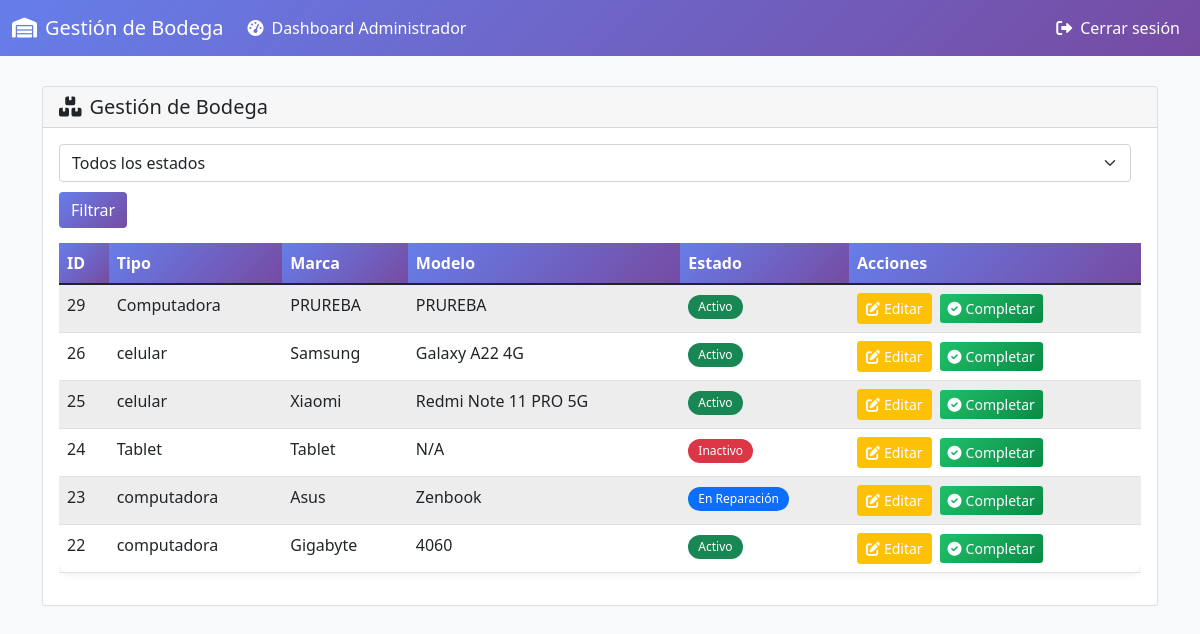
Page /bodega.php (signed in) on the committed database.
### tables this page shows
CREATE TABLE `dispositivos` (
  `id_dispositivo` int(11) NOT NULL AUTO_INCREMENT,
  `id_usuario` int(11) DEFAULT NULL,
  `tipo` varchar(50) NOT NULL,
  `tipo_dispositivo` enum('Computador','Tablet','Celular') NOT NULL,
  `marca` varchar(50) NOT NULL,
  `modelo` varchar(50) NOT NULL,
  `fecha_entrega` date DEFAULT NULL,
  `estado` enum('Activo','En Reparación','Inactivo','Completado') NOT NULL,
  `licencias` varchar(255) DEFAULT NULL,
  `procesador` varchar(100) DEFAULT NULL,
  `almacenamiento` varchar(50) DEFAULT NULL,
  `ram` varchar(50) DEFAULT NULL,
  `serial` varchar(100) DEFAULT NULL,
  PRIMARY KEY (`id_dispositivo`),
  KEY `id_usuario` (`id_usuario`),
  CONSTRAINT `dispositivos_ibfk_1` FOREIGN KEY (`id_usuario`) REFERENCES `usuarios` (`id_usuario`)
);

### bodega.php (the view, shortened to what this page needs)
<?php
require_once "includes/config.php";
$sql = "SELECT id_dispositivo, tipo, marca, modelo, estado FROM dispositivos WHERE 1=1";
$sql .= " ORDER BY id_dispositivo DESC";
$result = mysqli_query($link, $sql);
?>
<!DOCTYPE html>
<html lang="es">
<head>
    <link href="https://cdn.jsdelivr.net/npm/bootstrap@5.1.3/dist/css/bootstrap.min.css" rel="stylesheet">
    <link rel="stylesheet" href="https://cdnjs.cloudflare.com/ajax/libs/font-awesome/6.0.0-beta3/css/all.min.css">
</head>
<body>
    <nav class="navbar navbar-expand-lg navbar-dark">
        <div class="container-fluid">
            <a class="navbar-brand" href="#"><i class="fas fa-warehouse me-2"></i>Gestión de Bodega</a>
            <div class="collapse navbar-collapse" id="navbarNav">
                <ul class="navbar-nav me-auto">
                    <li class="nav-item">
                        <a class="nav-link" href="admin_dashboard.php"><i
                                class="fas fa-tachometer-alt me-2"></i>Dashboard Administrador</a>
                    </li>
                </ul>
                <ul class="navbar-nav">
                    <li class="nav-item">
                        <a class="nav-link" href="logout.php"><i class="fas fa-sign-out-alt me-2"></i>Cerrar sesión</a>
                    </li>
                </ul>
            </div>
        </div>
    </nav>
    <div class="container">
        <div class="card">
            <div class="card-header d-flex justify-content-between align-items-center">
                <h5 class="mb-0"><i class="fas fa-boxes me-2"></i>Gestión de Bodega</h5>
            </div>
            <div class="card-body">
                <form action="" method="GET" class="filter-form">
                    <select name="estado_filtro" class="form-select">
                        <option value="">Todos los estados</option>
                    </select>
                    <button type="submit" class="btn btn-primary">Filtrar</button>
                </form>
                <div class="table-responsive">
                    <table class="table table-striped table-hover">
                        <thead>
                            <tr>
                                <th>ID</th>
                                <th>Tipo</th>
                                <th>Marca</th>
                                <th>Modelo</th>
                                <th>Estado</th>
                                <th>Acciones</th>
                            </tr>
                        </thead>
                        <tbody>
                            <?php
                            if (mysqli_num_rows($result) > 0) {
                                while ($row = mysqli_fetch_assoc($result)) {
                                    $rowClass = ($row['estado'] == 'Completado') ? 'completed' : '';
                                    $badgeClass = '';
                                    if (strtolower($row['estado']) == 'completado') {
                                        $badgeClass = 'bg-completado';
                                    } elseif (strtolower($row['estado']) == 'activo') {
                                        $badgeClass = 'bg-activo';
                                    } elseif (strtolower($row['estado']) == 'en reparación') {
                                        $badgeClass = 'bg-reparacion';
                                    } else {
                                        $badgeClass = 'bg-inactivo';
                                    }
                                    echo "<tr class='" . $rowClass . "'>";
                                    echo "<td>" . htmlspecialchars($row['id_dispositivo']) . "</td>";
                                    echo "<td>" . htmlspecialchars($row['tipo']) . "</td>";
                                    echo "<td>" . htmlspecialchars($row['marca']) . "</td>";
                                    echo "<td>" . htmlspecialchars($row['modelo']) . "</td>";
                                    echo "<td><span class='badge " . $badgeClass . "'>" . htmlspecialchars($row['estado']) . "</span></td>";
                                    echo "<td class='text-nowrap'>";
                                    echo "<a href='bodega_editar.php?id=" . htmlspecialchars($row['id_dispositivo']) . "' class='btn btn-sm btn-warning me-2'>";
                                    echo "<i class='fas fa-edit me-1'></i>Editar</a>";
                                    if ($row['estado'] != 'Completado') {
                                        echo "<a href='bodega_eliminar.php?id=" . htmlspecialchars($row['id_dispositivo']) . "' class='btn btn-sm btn-success'>";
                                        echo "<i class='fas fa-check-circle me-1'></i>Completar</a>";
                                    } else {
                                        echo "<button class='btn btn-sm btn-secondary' disabled>";
                                        echo "<i class='fas fa-check-circle me-1'></i>Completado</button>";
                                    }
                                    echo "</td>";
                                    echo "</tr>";
                                }
                            } else {
                                echo "<tr><td colspan='6' class='text-center'>No hay dispositivos en la bodega</td></tr>";
                            }
                            ?>
                        </tbody>
                    </table>
                </div>
            </div>
        </div>
    </div>
</body>
</html>

### bodega.php (style rules this page uses)
body { background-color: #f8f9fa; min-height: 100vh; }
.navbar { background: linear-gradient(135deg, #667eea 0%, #764ba2 100%); }
.navbar-brand, .nav-link { color: white !important; }
.container { margin-top: 30px; padding-bottom: 30px; }
.btn-primary { background: linear-gradient(135deg, #667eea 0%, #764ba2 100%); border: none; }
.table { background-color: white; border-radius: 10px; box-shadow: 0 0 10px rgba(0, 0, 0, 0.1); }
.btn-warning { color: white; background-color: #ffc107; border-color: #ffc107; }
.btn-success { background: linear-gradient(135deg, #20bf6b 0%, #0b8a45 100%); border: none; }
.table thead th { background: linear-gradient(135deg, #667eea 0%, #764ba2 100%); color: white; border: none; }
.table-striped tbody tr:nth-of-type(odd) { background-color: rgba(0, 0, 0, .02); }
.badge { padding: 6px 10px; border-radius: 12px; font-weight: 500; }
.bg-completado, .bg-activo { background-color: #198754 !important; color: #fff !important; }
.bg-inactivo { background-color: #dc3545 !important; color: #fff !important; }
.bg-reparacion { background-color: #0d6efd !important; color: #fff !important; }
.filter-form { display: flex; flex-wrap: wrap; gap: 10px; margin-bottom: 15px; }
.filter-form select, .filter-form button { margin-right: 10px; }

### rows in the picture
dispositivos: id_dispositivo "29", tipo "Computadora", marca "PRUREBA", modelo "PRUREBA", estado "Activo"
dispositivos: id_dispositivo "26", tipo "celular", marca "Samsung", modelo "Galaxy A22 4G", estado "Activo"
dispositivos: id_dispositivo "25", tipo "celular", marca "Xiaomi", modelo "Redmi Note 11 PRO 5G", estado "Activo"
dispositivos: id_dispositivo "24", tipo "Tablet", marca "Tablet", modelo "N/A", estado "Inactivo"
dispositivos: id_dispositivo "23", tipo "computadora", marca "Asus", modelo "Zenbook", estado "En Reparación"
dispositivos: id_dispositivo "22", tipo "computadora", marca "Gigabyte", modelo "4060", estado "Activo"
